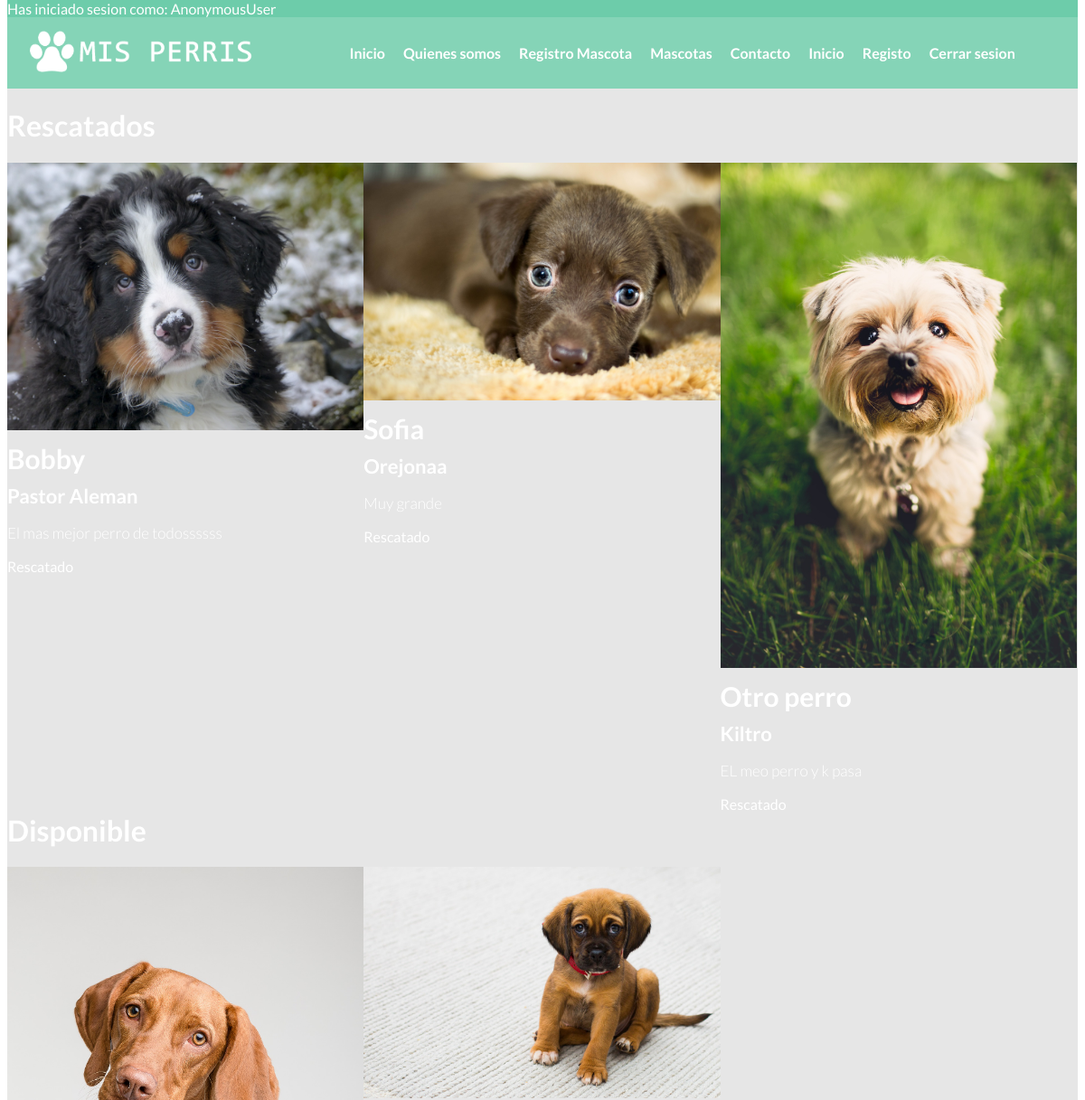
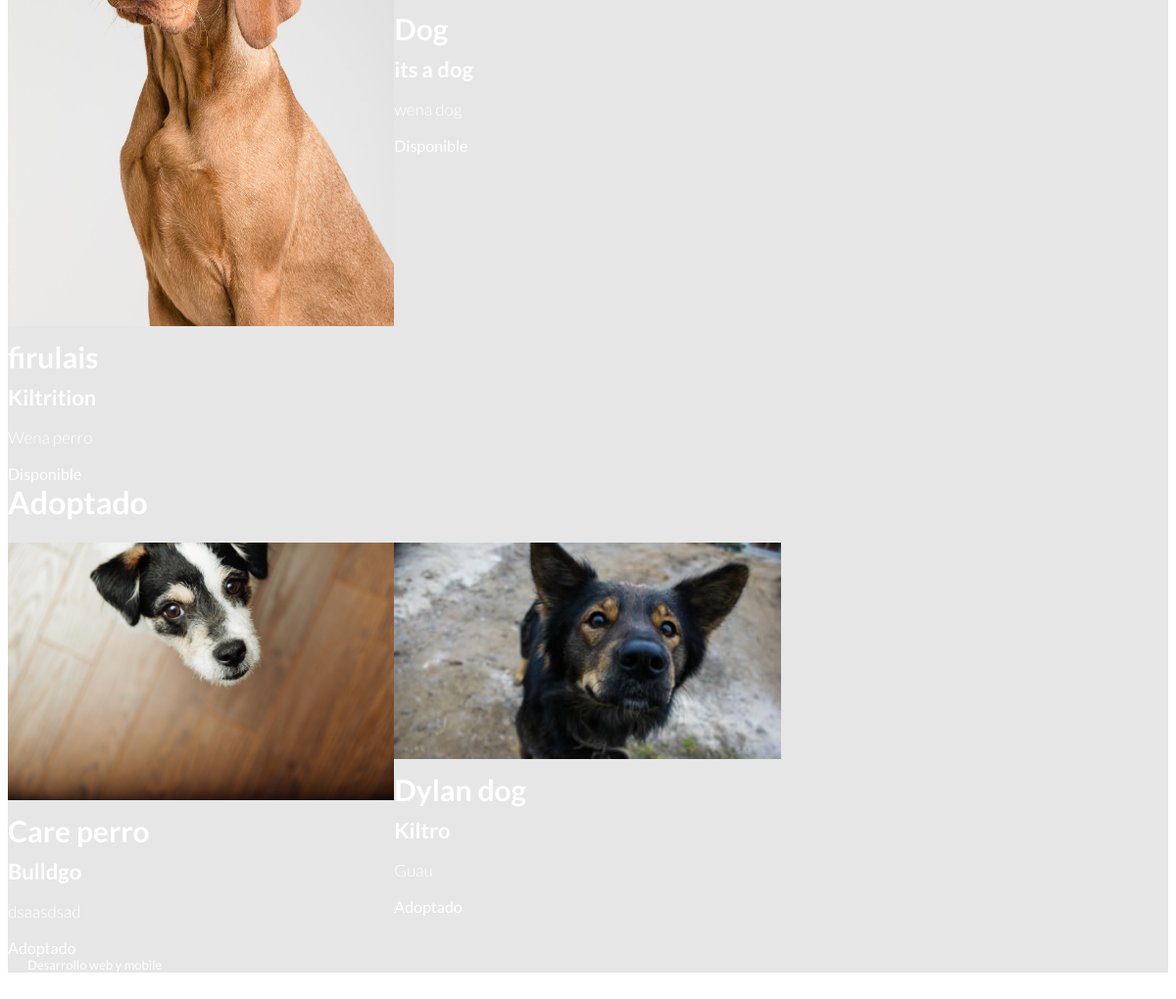
The app's page /mascotas/ with its own data (2 pictures, top to bottom).
### mascotas/models.py (models this page shows)
class Perros(models.Model):
    nombre_mascota = models.CharField(max_length=200)
    raza_predominante = models.CharField(max_length=200)
    descripcion = models.TextField(max_length=2000)
    foto_mascota = models.ImageField(upload_to='static/img/perros_subidos')
    estado = (
        ('Rescatado', 'Rescatado'),
        ('Disponible', 'Disponible'),
        ('Adoptado', 'Adoptado'),
    )
    estado = models.CharField(max_length=10, choices=estado)

### mascotas/views.py (the view)
# urls.py: path('',mascota_views.mascotas, name="mascotas"),
def mascotas(request):
    return render(request, 'mascotas/mascotas.html', {'Perros': Perros})

### templates/mascotas/mascotas.html (shortened to what this page needs)
{% extends "base.html" %}
{% block container %}
    {% load static %}
    <div class="mascotas">
        <h1>Rescatados</h1>
        <div class="categoria_estado">
        {% for p in Perros %}
            {% if p.estado == "Rescatado" %}
                <div class="mascota col-lg-4">
                    <img src='http://127.0.0.1:8000/static/media/{{p.foto_mascota}}'/>
                    <h3>{{ p.nombre_mascota }}</h3>
                    <h4>{{ p.raza_predominante }}</h4>
                    <p>{{p.descripcion}}</p>
                    {{p.estado}}
                </div>
            {% endif %}
        {% endfor %}
        </div>
        <br>
        <h1>Disponible</h1>
        <div class="categoria_estado">
            {% for p in Perros %}
                {% if p.estado == "Disponible" %}
                    <div class="mascota col-lg-4">
                        <img src='http://127.0.0.1:8000/static/media/{{p.foto_mascota}}'/>
                        <h3>{{ p.nombre_mascota }}</h3>
                        <h4>{{ p.raza_predominante }}</h4>
                        <p>{{p.descripcion}}</p>
                        {{p.estado}}
                    </div>
                {% endif %}
            {% endfor %}
        </div>
        <br>
        <h1>Adoptado</h1>
            <div class="categoria_estado">
            {% for p in Perros %}
                {% if p.estado == "Adoptado" %}
                    <div class="mascota col-lg-4">
                        <img src='http://127.0.0.1:8000/static/media/{{p.foto_mascota}}'/>
                        <h3>{{ p.nombre_mascota }}</h3>
                        <h4>{{ p.raza_predominante }}</h4>
                        <p>{{p.descripcion}}</p>
                        {{p.estado}}
                    </div>
                {% endif %}
            {% endfor %}
        </div>
    </div>
{% endblock %}

### static/css/main.css (style rules this page uses)
body { font-family: 'Lato'; margin-top: 0px; }

### templates/mascotas/mascotas.html (style rules this page uses)
.mascotas { float: left; }
.mascota { float: left; width: 33.3%; }
.mascota img { width: 100%; }
.mascota h3 { font-size: 30px; margin: 10px 0; }
.mascota h4 { font-size: 22px; margin: 10px 0; }
.mascota p { font-weight: 300; font-size: 17px; }
.categoria_estado { clear: both; float: left; display: block; }

### records on screen
Perros: foto_mascota (picture), nombre_mascota "Bobby", raza_predominante "Pastor Aleman", descripcion "El mas mejor perro de todossssss", estado "Rescatado"
Perros: foto_mascota (picture), nombre_mascota "Sofia", raza_predominante "Orejonaa", descripcion "Muy grande", estado "Rescatado"
Perros: foto_mascota (picture), nombre_mascota "Otro perro", raza_predominante "Kiltro", descripcion "EL meo perro y k pasa", estado "Rescatado"
Perros: foto_mascota (picture), nombre_mascota "firulais", raza_predominante "Kiltrition", descripcion "Wena perro", estado "Disponible"
Perros: foto_mascota (picture), nombre_mascota "Dog", raza_predominante "its a dog", descripcion "wena dog", estado "Disponible"
Perros: foto_mascota (picture), nombre_mascota "Care perro", raza_predominante "Bulldgo", descripcion "dsaasdsad", estado "Adoptado"
Perros: foto_mascota (picture), nombre_mascota "Dylan dog", raza_predominante "Kiltro", descripcion "Guau", estado "Adoptado"

### other values on screen
{{ user }} "AnonymousUser"
